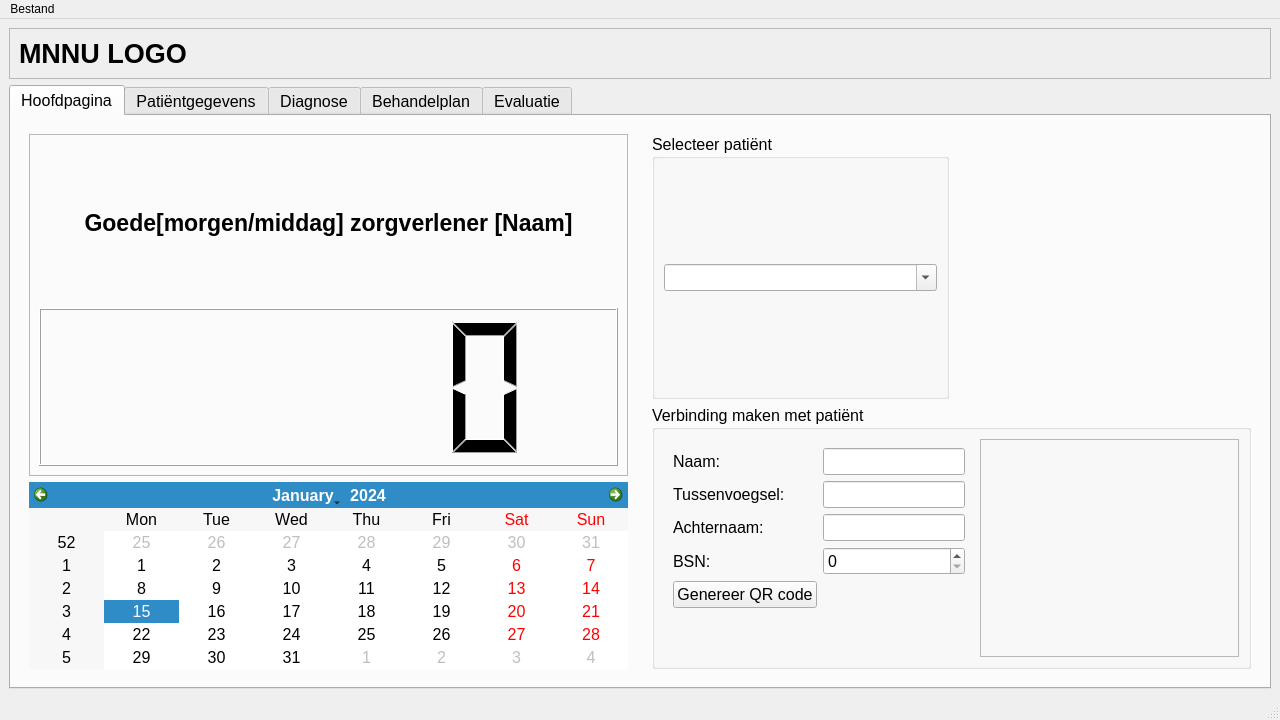
<?xml version="1.0" encoding="UTF-8"?>
<ui version="4.0">
 <class>MainWindow</class>
 <widget class="QMainWindow" name="MainWindow">
  <property name="geometry">
   <rect>
    <x>0</x>
    <y>0</y>
    <width>1280</width>
    <height>720</height>
   </rect>
  </property>
  <property name="minimumSize">
   <size>
    <width>1280</width>
    <height>720</height>
   </size>
  </property>
  <property name="windowTitle">
   <string>MNNU-Desktop</string>
  </property>
  <widget class="QWidget" name="centralwidget">
   <property name="enabled">
    <bool>true</bool>
   </property>
   <layout class="QGridLayout" name="gridLayout">
    <item row="0" column="0">
     <widget class="QFrame" name="logoframe">
      <property name="frameShape">
       <enum>QFrame::StyledPanel</enum>
      </property>
      <property name="frameShadow">
       <enum>QFrame::Raised</enum>
      </property>
      <layout class="QHBoxLayout" name="horizontalLayout_4">
       <item>
        <widget class="QLabel" name="mnnuLogo">
         <property name="font">
          <font>
           <pointsize>20</pointsize>
           <weight>75</weight>
           <bold>true</bold>
          </font>
         </property>
         <property name="text">
          <string>MNNU LOGO</string>
         </property>
        </widget>
       </item>
      </layout>
     </widget>
    </item>
    <item row="1" column="0">
     <widget class="QTabWidget" name="tabWidget">
      <property name="sizePolicy">
       <sizepolicy hsizetype="Preferred" vsizetype="Expanding">
        <horstretch>0</horstretch>
        <verstretch>0</verstretch>
       </sizepolicy>
      </property>
      <property name="font">
       <font>
        <pointsize>12</pointsize>
        <weight>50</weight>
        <bold>false</bold>
       </font>
      </property>
      <property name="styleSheet">
       <string notr="true"/>
      </property>
      <property name="currentIndex">
       <number>0</number>
      </property>
      <widget class="QWidget" name="homepage">
       <property name="sizePolicy">
        <sizepolicy hsizetype="Preferred" vsizetype="Preferred">
         <horstretch>0</horstretch>
         <verstretch>0</verstretch>
        </sizepolicy>
       </property>
       <attribute name="title">
        <string>Hoofdpagina</string>
       </attribute>
       <layout class="QHBoxLayout" name="horizontalLayout_5">
        <item>
         <widget class="QFrame" name="doctorFrame">
          <property name="sizePolicy">
           <sizepolicy hsizetype="Expanding" vsizetype="Preferred">
            <horstretch>0</horstretch>
            <verstretch>0</verstretch>
           </sizepolicy>
          </property>
          <layout class="QVBoxLayout" name="verticalLayout_2">
           <item>
            <widget class="QFrame" name="welcomeFrame">
             <property name="sizePolicy">
              <sizepolicy hsizetype="Expanding" vsizetype="Preferred">
               <horstretch>0</horstretch>
               <verstretch>0</verstretch>
              </sizepolicy>
             </property>
             <property name="frameShape">
              <enum>QFrame::StyledPanel</enum>
             </property>
             <property name="frameShadow">
              <enum>QFrame::Raised</enum>
             </property>
             <layout class="QVBoxLayout" name="verticalLayout_3">
              <item>
               <widget class="QLabel" name="welcomeLabel">
                <property name="font">
                 <font>
                  <pointsize>17</pointsize>
                  <weight>75</weight>
                  <bold>true</bold>
                 </font>
                </property>
                <property name="layoutDirection">
                 <enum>Qt::LeftToRight</enum>
                </property>
                <property name="text">
                 <string>Goede[morgen/middag] zorgverlener [Naam]</string>
                </property>
                <property name="alignment">
                 <set>Qt::AlignCenter</set>
                </property>
               </widget>
              </item>
              <item>
               <widget class="QLCDNumber" name="lcdClock">
                <property name="sizePolicy">
                 <sizepolicy hsizetype="Minimum" vsizetype="Minimum">
                  <horstretch>0</horstretch>
                  <verstretch>0</verstretch>
                 </sizepolicy>
                </property>
               </widget>
              </item>
             </layout>
            </widget>
           </item>
           <item>
            <widget class="QCalendarWidget" name="calendarWidget">
             <property name="sizePolicy">
              <sizepolicy hsizetype="Preferred" vsizetype="Maximum">
               <horstretch>0</horstretch>
               <verstretch>0</verstretch>
              </sizepolicy>
             </property>
            </widget>
           </item>
          </layout>
         </widget>
        </item>
        <item>
         <widget class="QFrame" name="patientFrame">
          <property name="sizePolicy">
           <sizepolicy hsizetype="Expanding" vsizetype="Preferred">
            <horstretch>0</horstretch>
            <verstretch>0</verstretch>
           </sizepolicy>
          </property>
          <layout class="QGridLayout" name="gridLayout_4">
           <item row="0" column="0">
            <widget class="QGroupBox" name="selectPatientGroup">
             <property name="sizePolicy">
              <sizepolicy hsizetype="Preferred" vsizetype="Expanding">
               <horstretch>0</horstretch>
               <verstretch>0</verstretch>
              </sizepolicy>
             </property>
             <property name="title">
              <string>Selecteer patiënt</string>
             </property>
             <layout class="QVBoxLayout" name="verticalLayout_4">
              <item>
               <widget class="QComboBox" name="selectPatientBox">
                <property name="editable">
                 <bool>true</bool>
                </property>
                <property name="currentText">
                 <string/>
                </property>
                <property name="placeholderText">
                 <string>Selecteer patiënt</string>
                </property>
               </widget>
              </item>
             </layout>
            </widget>
           </item>
           <item row="1" column="0" colspan="2">
            <widget class="QGroupBox" name="connectionGroup">
             <property name="sizePolicy">
              <sizepolicy hsizetype="Preferred" vsizetype="Expanding">
               <horstretch>0</horstretch>
               <verstretch>0</verstretch>
              </sizepolicy>
             </property>
             <property name="title">
              <string>Verbinding maken met patiënt</string>
             </property>
             <layout class="QHBoxLayout" name="horizontalLayout_6">
              <item>
               <widget class="QWidget" name="inputFrame" native="true">
                <layout class="QFormLayout" name="formLayout">
                 <item row="0" column="0">
                  <widget class="QLabel" name="nameLabel">
                   <property name="text">
                    <string>Naam:</string>
                   </property>
                  </widget>
                 </item>
                 <item row="0" column="1">
                  <widget class="QLineEdit" name="nameInput"/>
                 </item>
                 <item row="2" column="0">
                  <widget class="QLabel" name="lastNameLabel">
                   <property name="text">
                    <string>Achternaam:</string>
                   </property>
                  </widget>
                 </item>
                 <item row="2" column="1">
                  <widget class="QLineEdit" name="lastNameInput"/>
                 </item>
                 <item row="4" column="0">
                  <widget class="QPushButton" name="generateInvite">
                   <property name="text">
                    <string>Genereer QR code</string>
                   </property>
                  </widget>
                 </item>
                 <item row="1" column="0">
                  <widget class="QLabel" name="middleNameLabel">
                   <property name="text">
                    <string>Tussenvoegsel:</string>
                   </property>
                  </widget>
                 </item>
                 <item row="1" column="1">
                  <widget class="QLineEdit" name="middleNameInput"/>
                 </item>
                 <item row="5" column="0" colspan="2">
                  <widget class="QLabel" name="connLabel">
                   <property name="sizePolicy">
                    <sizepolicy hsizetype="Minimum" vsizetype="Preferred">
                     <horstretch>0</horstretch>
                     <verstretch>0</verstretch>
                    </sizepolicy>
                   </property>
                   <property name="styleSheet">
                    <string notr="true">color: rgb(255, 0, 0);</string>
                   </property>
                   <property name="text">
                    <string/>
                   </property>
                  </widget>
                 </item>
                 <item row="3" column="0">
                  <widget class="QLabel" name="bsnLabel">
                   <property name="text">
                    <string>BSN:</string>
                   </property>
                  </widget>
                 </item>
                 <item row="3" column="1">
                  <widget class="QSpinBox" name="bsnInput">
                   <property name="maximum">
                    <number>999999999</number>
                   </property>
                  </widget>
                 </item>
                </layout>
               </widget>
              </item>
              <item>
               <widget class="QFrame" name="qrCodeFrame">
                <property name="sizePolicy">
                 <sizepolicy hsizetype="MinimumExpanding" vsizetype="Preferred">
                  <horstretch>0</horstretch>
                  <verstretch>0</verstretch>
                 </sizepolicy>
                </property>
                <property name="frameShape">
                 <enum>QFrame::StyledPanel</enum>
                </property>
                <property name="frameShadow">
                 <enum>QFrame::Raised</enum>
                </property>
                <layout class="QGridLayout" name="gridLayout_2">
                 <item row="0" column="0">
                  <widget class="QLabel" name="qrCodeLabel">
                   <property name="sizePolicy">
                    <sizepolicy hsizetype="Minimum" vsizetype="Minimum">
                     <horstretch>0</horstretch>
                     <verstretch>0</verstretch>
                    </sizepolicy>
                   </property>
                   <property name="font">
                    <font>
                     <pointsize>20</pointsize>
                     <weight>75</weight>
                     <bold>true</bold>
                    </font>
                   </property>
                   <property name="text">
                    <string/>
                   </property>
                   <property name="alignment">
                    <set>Qt::AlignCenter</set>
                   </property>
                  </widget>
                 </item>
                </layout>
               </widget>
              </item>
             </layout>
            </widget>
           </item>
          </layout>
         </widget>
        </item>
       </layout>
      </widget>
      <widget class="QWidget" name="patientInformation">
       <attribute name="title">
        <string>Patiëntgegevens</string>
       </attribute>
       <layout class="QHBoxLayout" name="horizontalLayout">
        <item>
         <widget class="QGroupBox" name="nawRecordsGroup">
          <property name="title">
           <string>NAW gegevens</string>
          </property>
          <layout class="QHBoxLayout" name="horizontalLayout_2">
           <item>
            <widget class="QListWidget" name="keyNaw">
             <item>
              <property name="text">
               <string>Naam</string>
              </property>
             </item>
             <item>
              <property name="text">
               <string>Tussenvoegsel</string>
              </property>
             </item>
             <item>
              <property name="text">
               <string>Achternaam</string>
              </property>
             </item>
            </widget>
           </item>
           <item>
            <widget class="QListWidget" name="valueNaw">
             <item>
              <property name="text">
               <string>Diederik</string>
              </property>
             </item>
             <item>
              <property name="text">
               <string/>
              </property>
             </item>
             <item>
              <property name="text">
               <string>Dieders</string>
              </property>
             </item>
            </widget>
           </item>
          </layout>
         </widget>
        </item>
        <item>
         <widget class="QGroupBox" name="medicalRecordsGroup">
          <property name="title">
           <string>Medische gegevens</string>
          </property>
          <layout class="QHBoxLayout" name="horizontalLayout_3">
           <item>
            <widget class="QTableWidget" name="tableWidget_2"/>
           </item>
          </layout>
         </widget>
        </item>
        <item>
         <widget class="QGroupBox" name="patientPictureBox">
          <property name="title">
           <string>Patiënt foto</string>
          </property>
          <layout class="QVBoxLayout" name="verticalLayout">
           <item>
            <widget class="QLabel" name="patientPicture">
             <property name="minimumSize">
              <size>
               <width>300</width>
               <height>300</height>
              </size>
             </property>
             <property name="maximumSize">
              <size>
               <width>300</width>
               <height>300</height>
              </size>
             </property>
             <property name="text">
              <string/>
             </property>
             <property name="pixmap">
              <pixmap resource="../resource.qrc">:/images/img/blank-profile-picture.png</pixmap>
             </property>
             <property name="scaledContents">
              <bool>true</bool>
             </property>
            </widget>
           </item>
           <item>
            <spacer name="verticalSpacer">
             <property name="orientation">
              <enum>Qt::Vertical</enum>
             </property>
             <property name="sizeHint" stdset="0">
              <size>
               <width>20</width>
               <height>40</height>
              </size>
             </property>
            </spacer>
           </item>
          </layout>
         </widget>
        </item>
       </layout>
      </widget>
      <widget class="QWidget" name="diagnostics">
       <attribute name="title">
        <string>Diagnose</string>
       </attribute>
       <layout class="QHBoxLayout" name="horizontalLayout_7">
        <item>
         <widget class="QGroupBox" name="hostpitalDiagnostics">
          <property name="sizePolicy">
           <sizepolicy hsizetype="MinimumExpanding" vsizetype="Preferred">
            <horstretch>0</horstretch>
            <verstretch>0</verstretch>
           </sizepolicy>
          </property>
          <property name="title">
           <string>Ziekenhuis diagnose</string>
          </property>
          <layout class="QGridLayout" name="gridLayout_3">
           <item row="0" column="0">
            <widget class="QLabel" name="label_2">
             <property name="font">
              <font>
               <pointsize>12</pointsize>
               <weight>75</weight>
               <bold>true</bold>
              </font>
             </property>
             <property name="text">
              <string>Hier komen invoervelden</string>
             </property>
             <property name="alignment">
              <set>Qt::AlignCenter</set>
             </property>
            </widget>
           </item>
           <item row="0" column="1">
            <widget class="QScrollBar" name="verticalScrollBar">
             <property name="orientation">
              <enum>Qt::Vertical</enum>
             </property>
            </widget>
           </item>
          </layout>
         </widget>
        </item>
        <item>
         <widget class="QGroupBox" name="ownDiagnostics">
          <property name="sizePolicy">
           <sizepolicy hsizetype="MinimumExpanding" vsizetype="Preferred">
            <horstretch>0</horstretch>
            <verstretch>0</verstretch>
           </sizepolicy>
          </property>
          <property name="title">
           <string>Eigen diagnose</string>
          </property>
          <layout class="QFormLayout" name="formLayout_2">
           <item row="1" column="0">
            <widget class="QPushButton" name="saveDiagnostics">
             <property name="text">
              <string>Opslaan</string>
             </property>
            </widget>
           </item>
           <item row="0" column="0" colspan="2">
            <widget class="QPlainTextEdit" name="plainTextEdit">
             <property name="sizePolicy">
              <sizepolicy hsizetype="Expanding" vsizetype="Expanding">
               <horstretch>0</horstretch>
               <verstretch>0</verstretch>
              </sizepolicy>
             </property>
            </widget>
           </item>
          </layout>
         </widget>
        </item>
       </layout>
      </widget>
      <widget class="QWidget" name="treatmentplan">
       <attribute name="title">
        <string>Behandelplan</string>
       </attribute>
      </widget>
      <widget class="QWidget" name="evaluation">
       <attribute name="title">
        <string>Evaluatie</string>
       </attribute>
      </widget>
     </widget>
    </item>
   </layout>
  </widget>
  <widget class="QMenuBar" name="menubar">
   <property name="geometry">
    <rect>
     <x>0</x>
     <y>0</y>
     <width>1280</width>
     <height>21</height>
    </rect>
   </property>
   <widget class="QMenu" name="menuBestand">
    <property name="title">
     <string>Bestand</string>
    </property>
    <addaction name="actionInstellingen"/>
   </widget>
   <addaction name="menuBestand"/>
  </widget>
  <widget class="QStatusBar" name="statusbar"/>
  <action name="actionInstellingen">
   <property name="text">
    <string>Instellingen</string>
   </property>
  </action>
 </widget>
 <resources>
  <include location="../resource.qrc"/>
 </resources>
 <connections/>
</ui>
